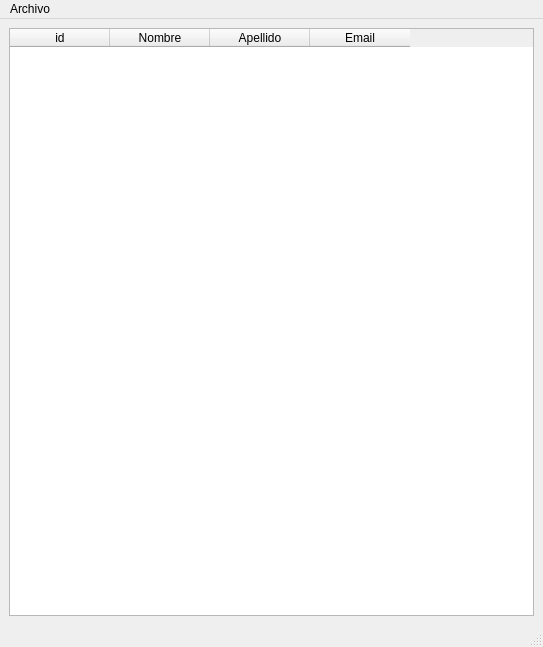
<?xml version="1.0" encoding="UTF-8"?>
<ui version="4.0">
 <class>main_window</class>
 <widget class="QMainWindow" name="main_window">
  <property name="geometry">
   <rect>
    <x>0</x>
    <y>0</y>
    <width>543</width>
    <height>647</height>
   </rect>
  </property>
  <property name="sizePolicy">
   <sizepolicy hsizetype="Preferred" vsizetype="Preferred">
    <horstretch>0</horstretch>
    <verstretch>0</verstretch>
   </sizepolicy>
  </property>
  <property name="windowTitle">
   <string>student_table</string>
  </property>
  <widget class="QWidget" name="centralwidget">
   <layout class="QVBoxLayout" name="verticalLayout">
    <item>
     <widget class="QTableWidget" name="studentsTable">
      <column>
       <property name="text">
        <string>id</string>
       </property>
      </column>
      <column>
       <property name="text">
        <string>Nombre</string>
       </property>
      </column>
      <column>
       <property name="text">
        <string>Apellido</string>
       </property>
      </column>
      <column>
       <property name="text">
        <string>Email</string>
       </property>
      </column>
     </widget>
    </item>
   </layout>
  </widget>
  <widget class="QStatusBar" name="statusbar"/>
  <widget class="QMenuBar" name="menubar">
   <property name="geometry">
    <rect>
     <x>0</x>
     <y>0</y>
     <width>543</width>
     <height>26</height>
    </rect>
   </property>
   <widget class="QMenu" name="menuarchivo">
    <property name="title">
     <string>Archivo</string>
    </property>
    <addaction name="newStudentAction"/>
    <addaction name="quitAction"/>
   </widget>
   <addaction name="menuarchivo"/>
  </widget>
  <action name="newStudentAction">
   <property name="text">
    <string>Nuevo Estudiante</string>
   </property>
  </action>
  <action name="quitAction">
   <property name="text">
    <string>Salir</string>
   </property>
  </action>
 </widget>
 <resources/>
 <connections/>
</ui>
